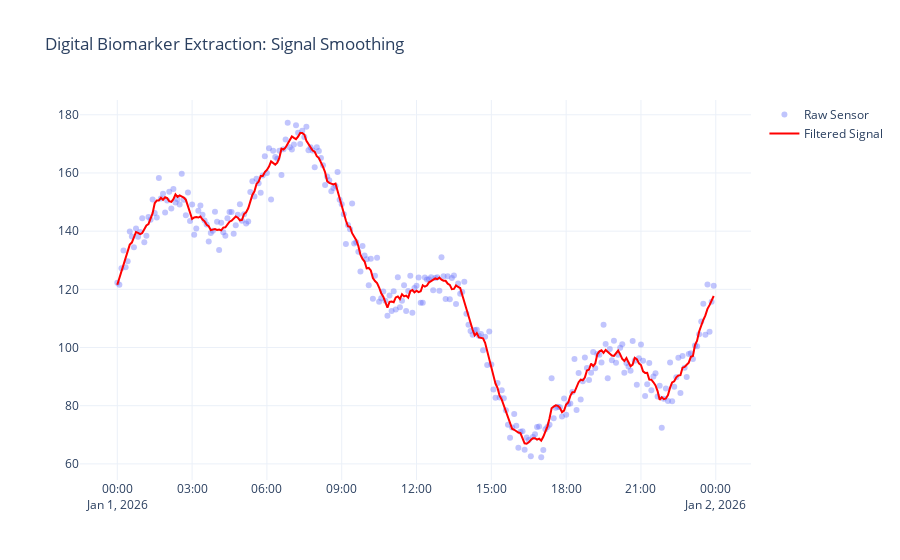

Source (notebook cell):
### Code cell
# window_length must be odd. 11 samples = 55 minutes of data.
df['glucose_smooth'] = savgol_filter(df['glucose_raw'], window_length=11, polyorder=3)

# Visualizing the "Clean" vs "Noisy" Signal
fig = go.Figure()
fig.add_trace(go.Scatter(x=df['timestamp'][:288], y=df['glucose_raw'][:288], 
                         name='Raw Sensor', mode='markers', marker=dict(opacity=0.4)))
fig.add_trace(go.Scatter(x=df['timestamp'][:288], y=df['glucose_smooth'][:288], 
                         name='Filtered Signal', line=dict(color='red', width=2)))
fig.update_layout(title="Digital Biomarker Extraction: Signal Smoothing", 
                  template="plotly_white")
fig.show()

### Figure 1 — Plotly figure (JSON) as saved in the notebook; plotly's stock layout.template omitted (floating-point values rounded to 4 significant figures; data arrays with more than 128 entries replaced by an {"elided": "..."} marker saying what was removed)
{"data": [{"marker": {"opacity": 0.4}, "mode": "markers", "name": "Raw Sensor", "type": "scatter", "x": {"elided": "288 str values"}, "y": {"elided": "288 float values"}}, {"line": {"color": "red", "width": 2}, "name": "Filtered Signal", "type": "scatter", "x": {"elided": "288 str values"}, "y": {"elided": "288 float values"}}], "layout": {"title": {"text": "Digital Biomarker Extraction: Signal Smoothing"}}}
